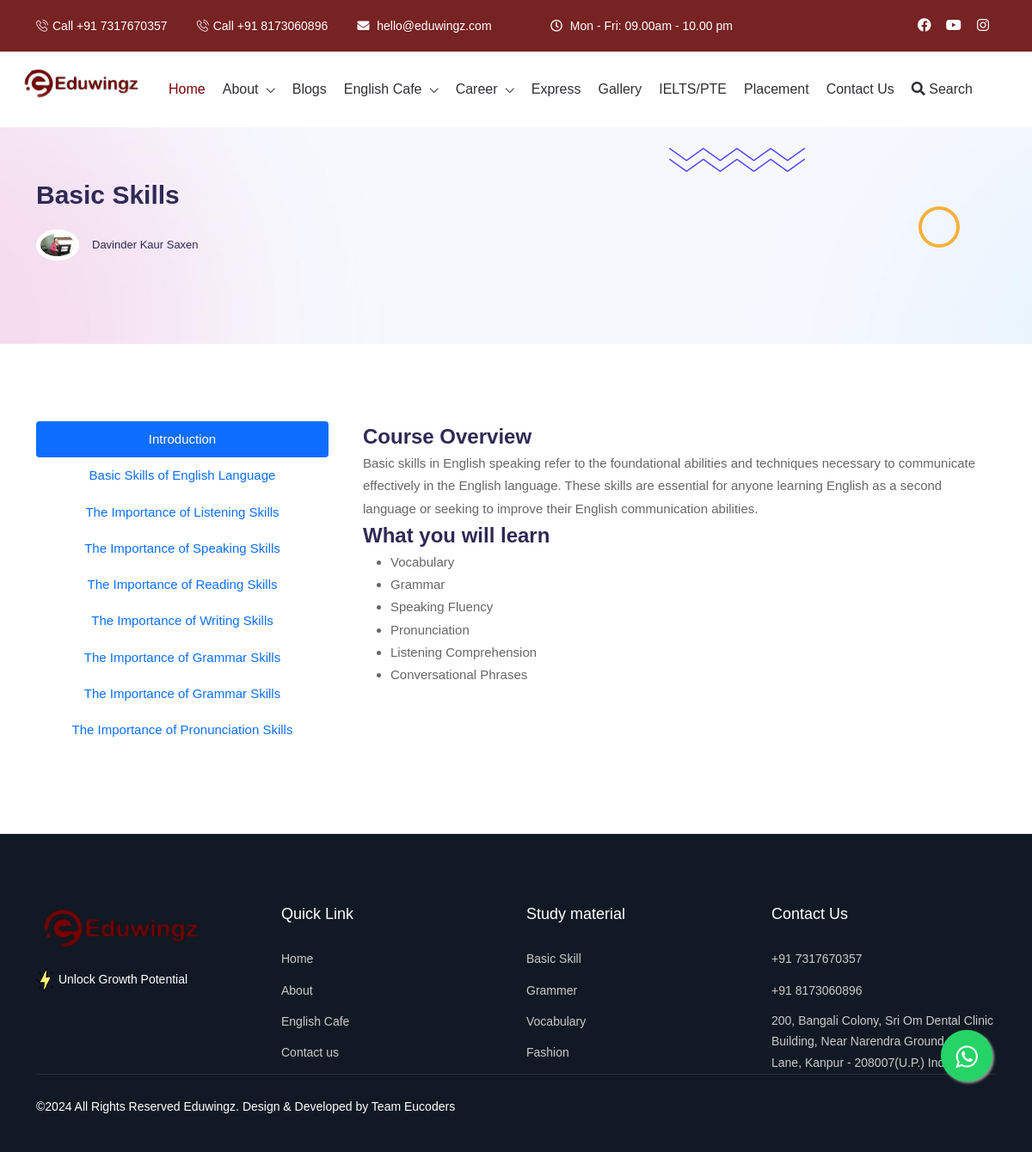
Screenshot of /basic_skill.php with the database file from the repository.
### tables this page shows
CREATE TABLE `custom_pages` (
  `id` int(11) NOT NULL,
  `pagename` varchar(255) NOT NULL,
  `heading` varchar(255) NOT NULL,
  `image` varchar(255) DEFAULT NULL,
  `description` longtext NOT NULL,
  `date` timestamp NOT NULL DEFAULT CURRENT_TIMESTAMP
);

### basic_skill.php (the view, shortened to what this page needs)
<?php include 'header.php' ?>
<div class="section page-banner-section" style="background-image: url(assets/images/bg/page-banner.jpg);">
    <div class="shape-1">
        <img src="assets/images/shape/shape-7.png" alt="">
    </div>
    <div class="shape-3"></div>
    <div class="container">
        <div class="course-details-banner-content">
            <h2 class="title">Basic Skills</h2>
            <div class="course-details-meta">
                <div class="meta-action">
                    <div class="meta-author">
                        <img src="assets/images/team/dxs.jpg" alt="Author">
                    </div>
                    <div class="meta-name">
                        <p class="name">Davinder Kaur Saxen</p>
                    </div>
                </div>
            </div>
        </div>
    </div>
</div>
<div class="section section-padding">
    <div class="container">
        <div class="row justify-content-between">
            <div class="col-12 col-lg-4">
                <div class="nav flex-column nav-pills me-3" id="v-pills-tab" role="tablist" aria-orientation="vertical">
                    <?php
                    include ('code/db.php');
                    $tb = "SELECT * FROM `custom_pages` WHERE `pagename` = 'Basic Skills'";
                    $i = 1;
                    $qry = mysqli_query($conn, $tb);
                    while ($data = mysqli_fetch_assoc($qry)) {
                        ?>
                        <button class="nav-link <?= ($i == 1) ? "active" : "" ?>" id="page-section-tab<?= $data['id'] ?>"
                            data-bs-toggle="pill" data-bs-target="#page-section<?= $data['id'] ?>" type="button" role="tab"
                            aria-controls="page-section<?= $data['id'] ?>"
                            aria-selected="<?= ($i == 1) ? "true" : "false" ?>">
                            <?= $data['heading'] ?>
                        </button>
                        <?php
                        $i++;
                    }
                    ?>
                </div>
            </div>
            <div class="col-12 col-lg-8">
                <div class="tab-content" id="v-pills-tabContent">
                    <?php
                    mysqli_data_seek($qry, 0);
                    $i = 1;
                    while ($data1 = mysqli_fetch_assoc($qry)) {
                        ?>
                        <div class="tab-pane fade <?= ($i == 1) ? "show active" : "" ?>"
                            id="page-section<?= $data1['id'] ?>" role="tabpanel"
                            aria-labelledby="page-section-tab<?= $data1['id'] ?>" tabindex="0">
                            <?= $data1['description'] ?>
                        </div>
                        <?php
                        $i++;
                    }
                    ?>
                </div>
            </div>
        </div>
    </div>
</div>
<?php include 'footer.php' ?>

### rows the page displays
custom_pages: heading "Introduction", description "Course Overview Basic skills in English speaking refer to the foundational abilities and techniques necessary to communicate effectively in the English language. These skills are essential for anyone learning English as a second language or seeking to improve their English communication abilities. What you will learn Vocabulary Grammar Speaking Fluency Pronunciation Listening Comprehension Conversational Phrases"
custom_pages: heading "Basic Skills of English Language"
custom_pages: heading "The Importance of Listening Skills"
custom_pages: heading "The Importance of Speaking Skills"
custom_pages: heading "The Importance of Reading Skills"
custom_pages: heading "The Importance of Writing Skills"
custom_pages: heading "The Importance of Grammar Skills"
custom_pages: heading "The Importance of Grammar Skills"
custom_pages: heading "The Importance of Pronunciation Skills"
